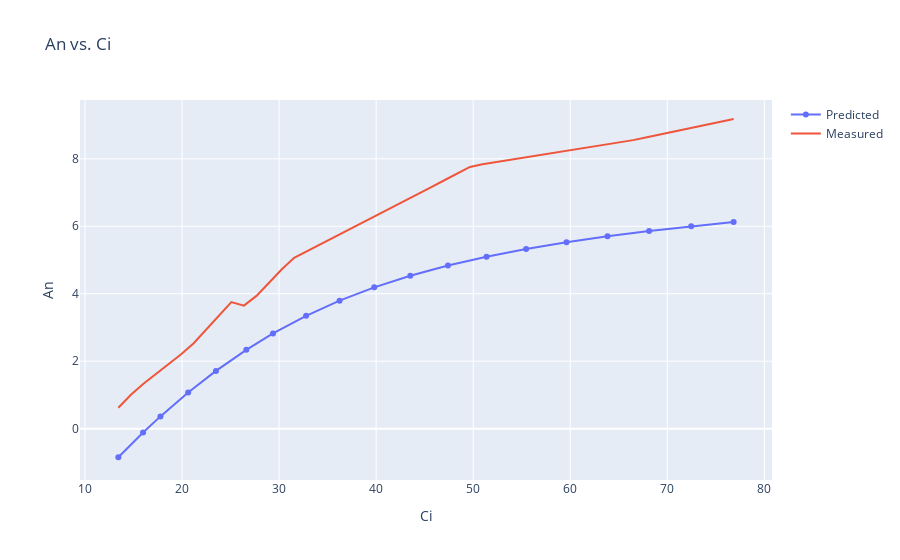

Notebook source saved alongside this figure:
### Markdown cell above
Let's choose an arbitrary Vcmax value and graph the model results with the observed results.

### Code cell
vcmax_z = 30
cair_values = np.linspace(10, 100, 19)
model_values = get_model_values(cair_values, vcmax_z)

observed_values = get_observed_values("2021-07-15-Me2-05.csv")


x = np.linspace(model_values['ci'][0], model_values['ci'][-1], 50)
y = linear_interp_with_extrapolation(observed_values['ci'], observed_values['an'], x)

# Graph predicted and measured values. 
fig = go.Figure(data=go.Scatter(x=model_values['ci'], y=model_values['an'], mode="markers+lines", name="Predicted"))
fig.add_trace(go.Scatter(x=x, y=y, name="Measured"))
# fig.add_trace(go.Scatter(x=observed_ci, y=observed_an, mode="markers", name="Measured"))
fig.update(
    layout_title_text="An vs. Ci",
    layout_xaxis_title_text="Ci",
    layout_yaxis_title_text="An",
)
fig.show()

### Figure 1 — Plotly figure (JSON) as saved in the notebook; plotly's stock layout.template omitted (floating-point values rounded to 4 significant figures)
{"data": [{"mode": "markers+lines", "name": "Predicted", "type": "scatter", "x": [13.44, 15.98, 17.78, 20.63, 23.49, 26.62, 29.37, 32.79, 36.23, 39.8, 43.52, 47.4, 51.38, 55.45, 59.61, 63.84, 68.13, 72.46, 76.84], "y": [-0.8479, -0.1165, 0.3634, 1.071, 1.712, 2.337, 2.821, 3.346, 3.795, 4.189, 4.533, 4.836, 5.098, 5.327, 5.528, 5.705, 5.861, 6.001, 6.125]}, {"name": "Measured", "type": "scatter", "x": [13.44, 14.73, 16.03, 17.32, 18.61, 19.91, 21.2, 22.49, 23.79, 25.08, 26.38, 27.67, 28.96, 30.26, 31.55, 32.85, 34.14, 35.43, 36.73, 38.02, 39.32, 40.61, 41.9, 43.2, 44.49, 45.78, 47.08, 48.37, 49.67, 50.96, 52.25, 53.55, 54.84, 56.14, 57.43, 58.72, 60.02, 61.31, 62.6, 63.9, 65.19, 66.49, 67.78, 69.07, 70.37, 71.66, 72.96, 74.25, 75.54, 76.84], "y": [0.6213, 1.003, 1.333, 1.624, 1.915, 2.206, 2.532, 2.939, 3.346, 3.753, 3.648, 3.936, 4.326, 4.716, 5.063, 5.253, 5.443, 5.633, 5.823, 6.014, 6.208, 6.402, 6.596, 6.79, 6.984, 7.178, 7.372, 7.566, 7.759, 7.842, 7.901, 7.96, 8.019, 8.078, 8.137, 8.196, 8.255, 8.314, 8.373, 8.432, 8.491, 8.554, 8.632, 8.711, 8.789, 8.867, 8.946, 9.024, 9.102, 9.18]}], "layout": {"title": {"text": "An vs. Ci"}, "xaxis": {"title": {"text": "Ci"}}, "yaxis": {"title": {"text": "An"}}}}
